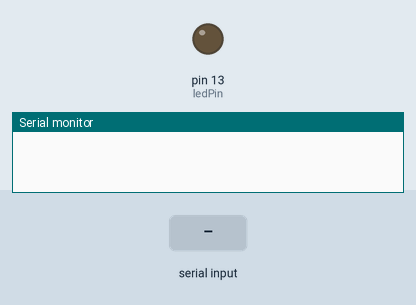
This sketch was run on a simulated Arduino Uno, built with avr-gcc and run on an emulated ATmega328P. Parts: output pins drawn as LEDs (lit = HIGH), the last lines printed to the serial monitor. The test bench sets the inputs (shaded band).

Above: at 1.2 s.
1.3 s: byte 1 (1) received over Serial
At 2.1 s:
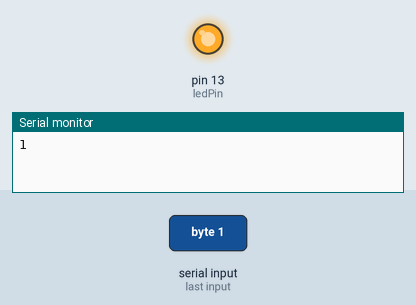
Timing chart, 0 to 4.3 s (numbered marks = the images above; inputs shaded):
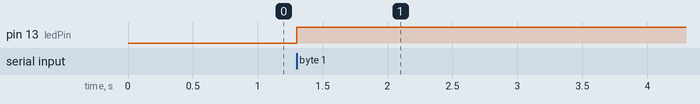

Measured:
- after the input at 1.3 s, pin 13 (ledPin): LOW → HIGH at once

The sketch:

_0_led_switching.ino
```cpp
const int ledPin = 13;

int maxData = 0;

void setup() {
  Serial.begin(9600);

  // init output
  pinMode(ledPin, OUTPUT);
}

void loop() {
  // put your main code here, to run repeatedly:

  if (Serial.available()) {
    maxData = Serial.read();
    Serial.println(maxData);
  }

  if (maxData == 1) {
    digitalWrite(ledPin, HIGH);   // turn led on
  }
  if (maxData == 0) {
    digitalWrite(ledPin, LOW);   // turn led off
  }
}
```
